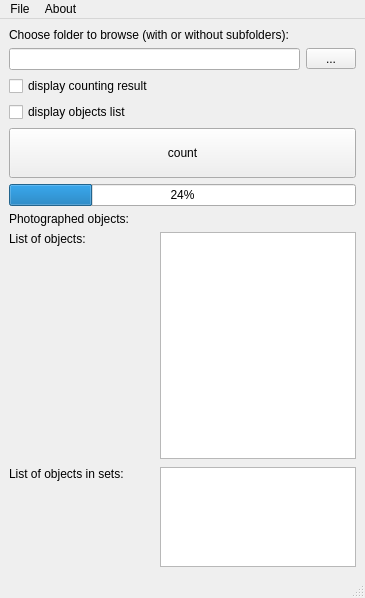
<?xml version="1.0" encoding="UTF-8"?>
<ui version="4.0">
 <class>MainWindow</class>
 <widget class="QMainWindow" name="MainWindow">
  <property name="geometry">
   <rect>
    <x>0</x>
    <y>0</y>
    <width>365</width>
    <height>598</height>
   </rect>
  </property>
  <property name="windowTitle">
   <string>MainWindow</string>
  </property>
  <widget class="QWidget" name="centralwidget">
   <layout class="QGridLayout" name="gridLayout">
    <item row="7" column="0">
     <widget class="QLabel" name="labelListSingles">
      <property name="text">
       <string>List of objects:</string>
      </property>
      <property name="alignment">
       <set>Qt::AlignLeading|Qt::AlignLeft|Qt::AlignTop</set>
      </property>
     </widget>
    </item>
    <item row="3" column="0">
     <widget class="QCheckBox" name="cBoxList">
      <property name="text">
       <string>display objects list</string>
      </property>
     </widget>
    </item>
    <item row="7" column="1" colspan="2">
     <widget class="QListWidget" name="listWidgetSingles">
      <property name="minimumSize">
       <size>
        <width>0</width>
        <height>200</height>
       </size>
      </property>
     </widget>
    </item>
    <item row="8" column="1">
     <spacer name="vSpacer">
      <property name="orientation">
       <enum>Qt::Vertical</enum>
      </property>
      <property name="sizeType">
       <enum>QSizePolicy::Fixed</enum>
      </property>
      <property name="sizeHint" stdset="0">
       <size>
        <width>20</width>
        <height>2</height>
       </size>
      </property>
     </spacer>
    </item>
    <item row="5" column="0" colspan="3">
     <widget class="QProgressBar" name="progressBar">
      <property name="value">
       <number>24</number>
      </property>
     </widget>
    </item>
    <item row="2" column="0">
     <widget class="QCheckBox" name="cBoxCount">
      <property name="text">
       <string>display counting result</string>
      </property>
     </widget>
    </item>
    <item row="6" column="1">
     <widget class="QLabel" name="labelResult">
      <property name="text">
       <string/>
      </property>
     </widget>
    </item>
    <item row="1" column="2">
     <widget class="QToolButton" name="btnBrowse">
      <property name="minimumSize">
       <size>
        <width>50</width>
        <height>0</height>
       </size>
      </property>
      <property name="maximumSize">
       <size>
        <width>50</width>
        <height>21</height>
       </size>
      </property>
      <property name="text">
       <string>...</string>
      </property>
     </widget>
    </item>
    <item row="9" column="1" colspan="2">
     <widget class="QListWidget" name="listWidgetSets">
      <property name="minimumSize">
       <size>
        <width>0</width>
        <height>100</height>
       </size>
      </property>
      <property name="maximumSize">
       <size>
        <width>16777215</width>
        <height>100</height>
       </size>
      </property>
     </widget>
    </item>
    <item row="9" column="0">
     <widget class="QLabel" name="labelListSets">
      <property name="text">
       <string>List of objects in sets:</string>
      </property>
      <property name="alignment">
       <set>Qt::AlignLeading|Qt::AlignLeft|Qt::AlignTop</set>
      </property>
     </widget>
    </item>
    <item row="0" column="0" colspan="3">
     <widget class="QLabel" name="labelChoose">
      <property name="text">
       <string>Choose folder to browse (with or without subfolders):</string>
      </property>
     </widget>
    </item>
    <item row="6" column="0">
     <widget class="QLabel" name="labelPhotographed">
      <property name="text">
       <string>Photographed objects:</string>
      </property>
     </widget>
    </item>
    <item row="4" column="0" colspan="3">
     <widget class="QPushButton" name="btnCount">
      <property name="minimumSize">
       <size>
        <width>0</width>
        <height>50</height>
       </size>
      </property>
      <property name="text">
       <string>count</string>
      </property>
     </widget>
    </item>
    <item row="1" column="0" colspan="2">
     <widget class="QLineEdit" name="lineEdit"/>
    </item>
   </layout>
  </widget>
  <widget class="QMenuBar" name="menubar">
   <property name="geometry">
    <rect>
     <x>0</x>
     <y>0</y>
     <width>365</width>
     <height>22</height>
    </rect>
   </property>
   <widget class="QMenu" name="menuFile">
    <property name="title">
     <string>File</string>
    </property>
    <addaction name="exportResults"/>
   </widget>
   <widget class="QMenu" name="menuAbout">
    <property name="title">
     <string>About</string>
    </property>
    <addaction name="aboutCounter"/>
   </widget>
   <addaction name="menuFile"/>
   <addaction name="menuAbout"/>
  </widget>
  <widget class="QStatusBar" name="statusbar"/>
  <action name="exportResults">
   <property name="text">
    <string>Export results...</string>
   </property>
   <property name="statusTip">
    <string>Export all results to file</string>
   </property>
   <property name="shortcut">
    <string>Ctrl+S</string>
   </property>
  </action>
  <action name="aboutCounter">
   <property name="text">
    <string>About counter</string>
   </property>
   <property name="statusTip">
    <string>All information about program</string>
   </property>
   <property name="shortcut">
    <string>F1</string>
   </property>
  </action>
 </widget>
 <resources/>
 <connections/>
</ui>
